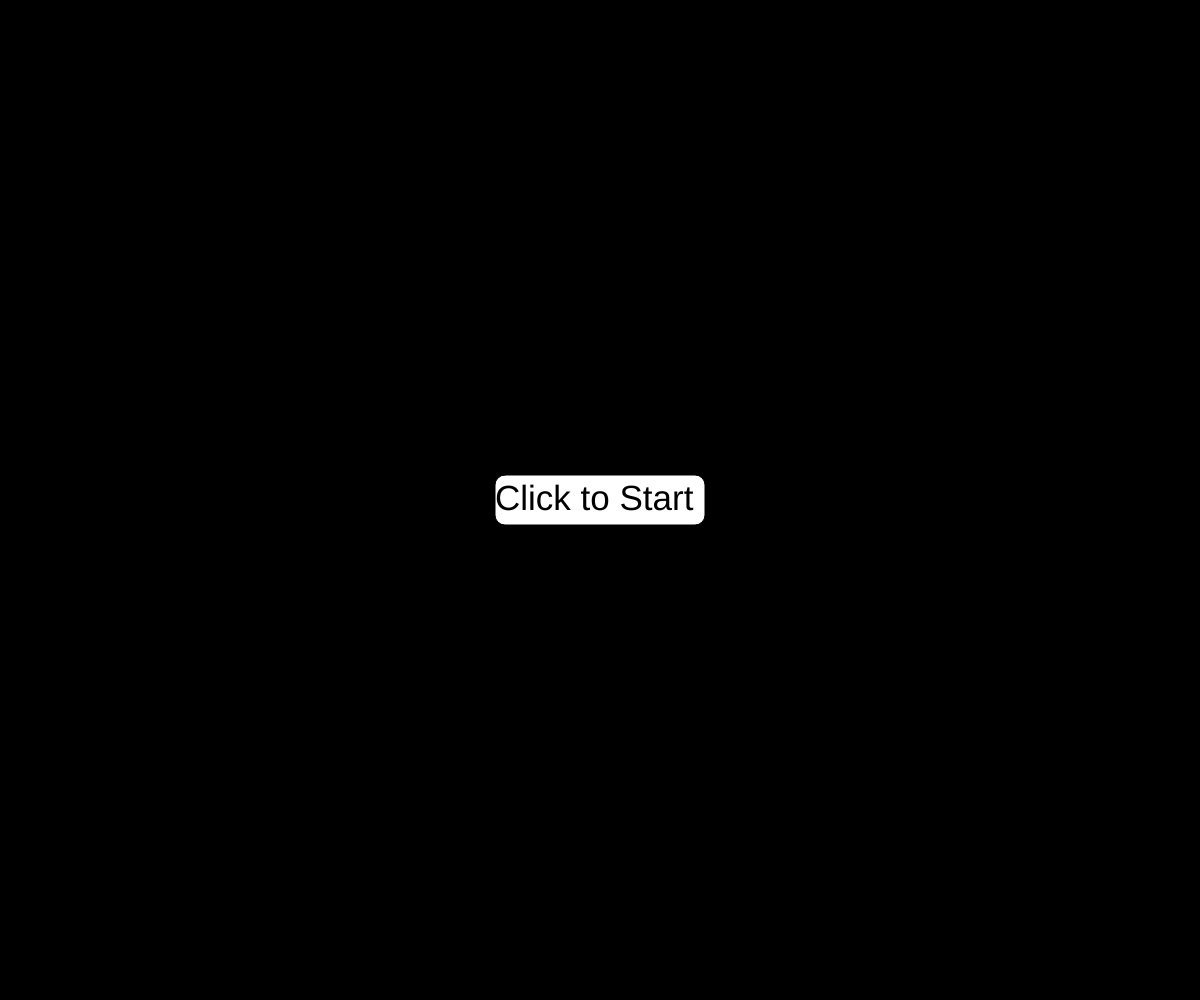
Frame 1 (no input)
Frame 60 (no input): identical to frame 1, image omitted
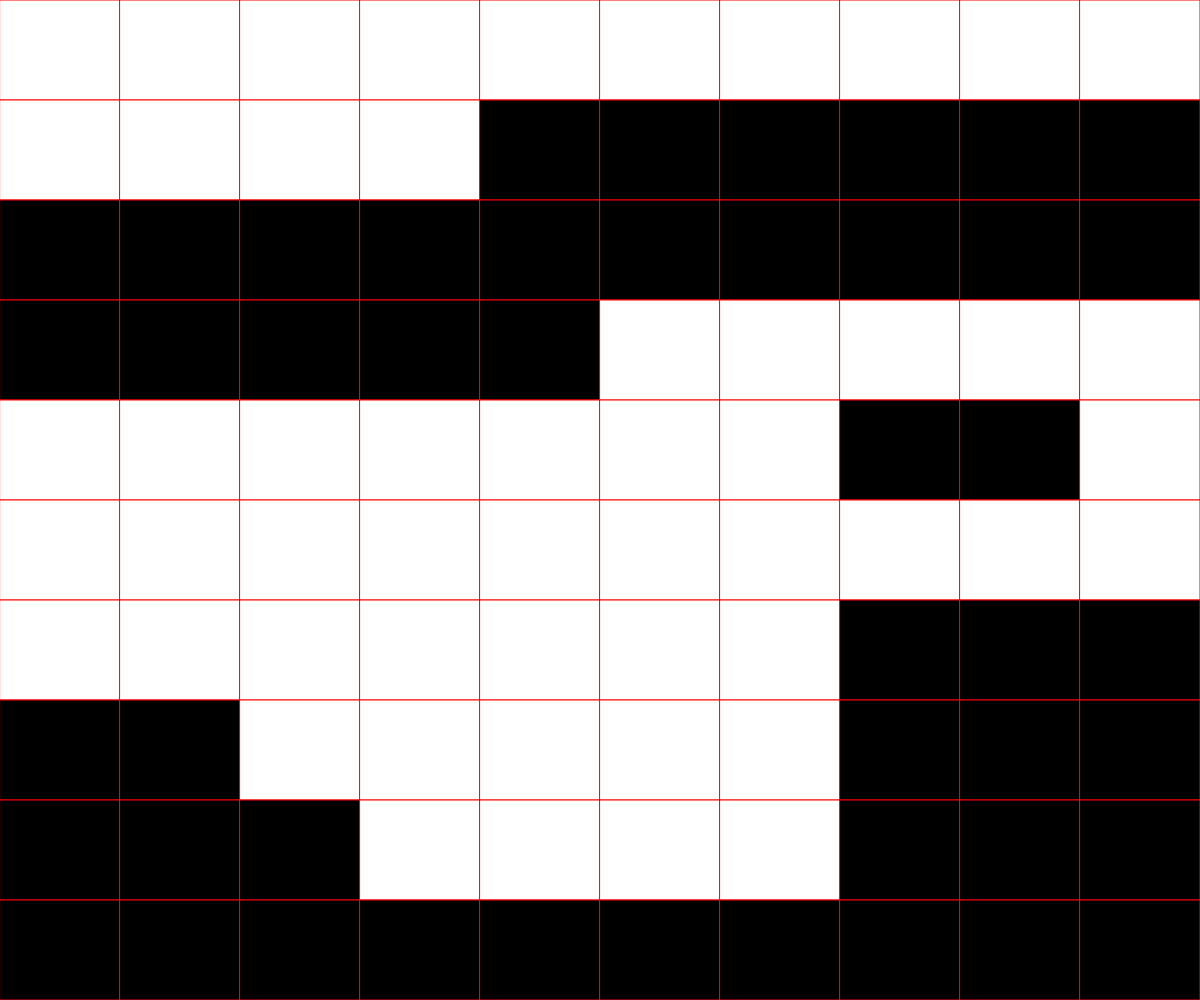
Frame 120 (the mouse pressed at the canvas centre since frame 60)

The p5.js sketch that drew these frames (run headless with seeded random() and noise() and a simulated clock; from frame 60 on, the mouse is pressed at the canvas centre):

// p5.js sketch
// ── sketch.js
// Grid-Based Game Assignment
// Darren Koshinsky
// Date
//
// Extra for Experts:
// - describe what you did to take this project "above and beyond"

let time = 10000;  
let state;
let gridSize = 10;
let grid;
function setup() {
  createCanvas(windowWidth, windowHeight);
  state = "start";
}

function draw() {
  background(125);
  if (state === "start") {
    startScreen();
  }
  if (state === "play") {
    displayGrid(grid);
  }
}

function startScreen() {
  push();
  rectMode(CENTER);
  background(0);
  fill(255);
  rect(width/2, height/2, 210, 50, 10, 10, 10, 10);
  fill(0);
  textSize(35);
  text("Click to Start", width / 2, height / 2, 210, 35);
  if (mouseIsPressed && mouseX >= width/2 -105 && mouseX <= width/2 +105 && mouseY >= height/2 - 25 && mouseY <= height/2 +25) {
    state = "play";
    grid = createGrid(gridSize);
  }
  pop();
}

function createGrid(gridSize) {
  let grid = [];
  for(let i = 0; i < gridSize; i++) {
    grid.push([]);
    for (let j = 0; j < gridSize; j++) {
      grid[i].push(Math.round(noise(time))* 255);
      time += 0.1;
    }
  }
  console.log(grid);
  console.log(time);
  return grid;
}

function displayGrid(grid) {
  let squareHeight = height / grid[0].length;
  let squareWidth = width / grid[0].length;
  for(let y = 0; y < grid.length; y++) {
    for (let x = 0; x < grid[y].length; x++) {
      stroke("red");
      fill(grid[y][x]);
      rect(x*squareWidth, y*squareHeight, squareWidth, squareHeight);
    }
  }
}
